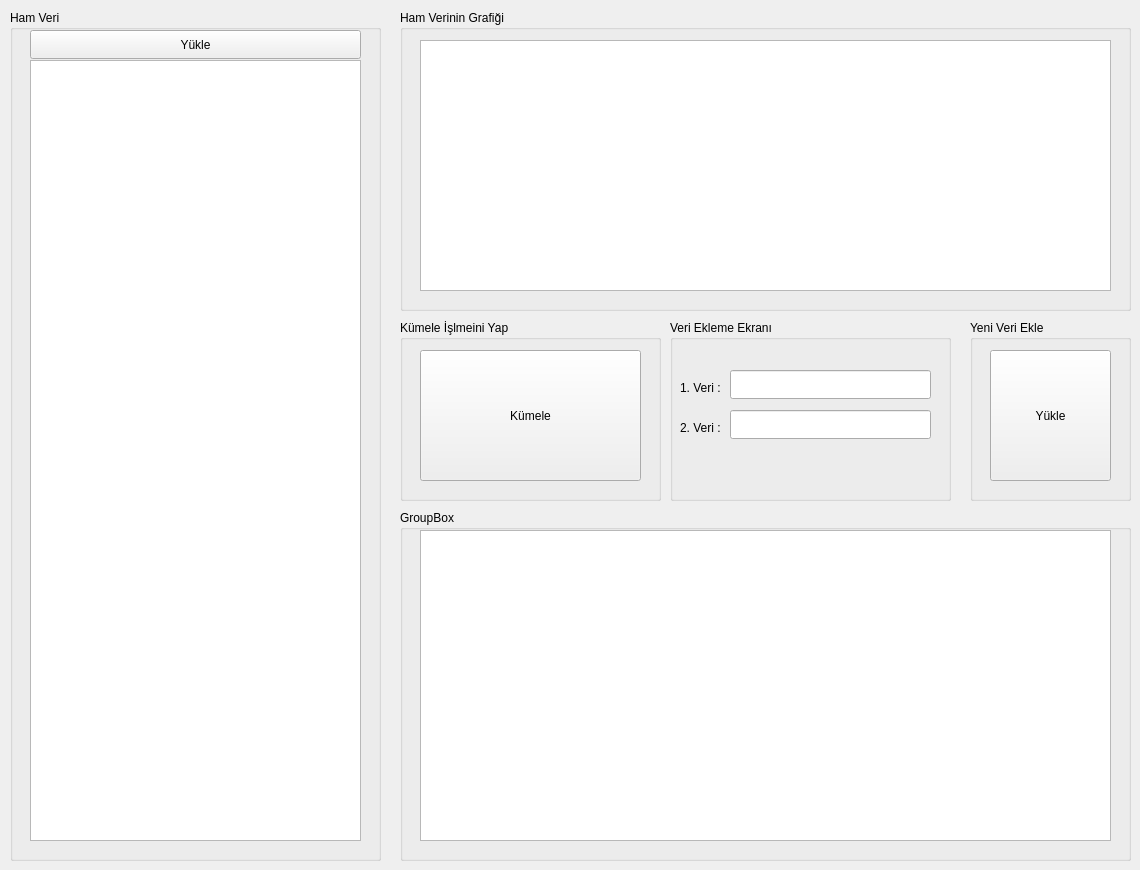
   <widget class="QWidget" name="tab_2">
    <attribute name="title">
     <string>KNN-EN YAKIN KOMŞULUK</string>
    </attribute>
    <widget class="QGroupBox" name="groupBox_10">
     <property name="geometry">
      <rect>
       <x>10</x>
       <y>10</y>
       <width>371</width>
       <height>851</height>
      </rect>
     </property>
     <property name="title">
      <string>Ham Veri</string>
     </property>
     <widget class="QTableWidget" name="twKnnVeri">
      <property name="geometry">
       <rect>
        <x>20</x>
        <y>50</y>
        <width>331</width>
        <height>781</height>
       </rect>
      </property>
     </widget>
     <widget class="QPushButton" name="btnKnnVeriYukle">
      <property name="geometry">
       <rect>
        <x>20</x>
        <y>20</y>
        <width>331</width>
        <height>29</height>
       </rect>
      </property>
      <property name="text">
       <string>Yükle</string>
      </property>
     </widget>
    </widget>
    <widget class="QGroupBox" name="groupBox_11">
     <property name="geometry">
      <rect>
       <x>400</x>
       <y>10</y>
       <width>731</width>
       <height>301</height>
      </rect>
     </property>
     <property name="title">
      <string>Ham Verinin Grafiği</string>
     </property>
     <widget class="QGraphicsView" name="gvKnnVeriGrafigi">
      <property name="geometry">
       <rect>
        <x>20</x>
        <y>30</y>
        <width>691</width>
        <height>251</height>
       </rect>
      </property>
     </widget>
    </widget>
    <widget class="QGroupBox" name="groupBox_12">
     <property name="geometry">
      <rect>
       <x>670</x>
       <y>320</y>
       <width>281</width>
       <height>181</height>
      </rect>
     </property>
     <property name="title">
      <string>Veri Ekleme Ekranı </string>
     </property>
     <widget class="QLineEdit" name="leKnnVeri1">
      <property name="geometry">
       <rect>
        <x>60</x>
        <y>50</y>
        <width>201</width>
        <height>29</height>
       </rect>
      </property>
     </widget>
     <widget class="QLineEdit" name="leKnnVeri2">
      <property name="geometry">
       <rect>
        <x>60</x>
        <y>90</y>
        <width>201</width>
        <height>29</height>
       </rect>
      </property>
     </widget>
     <widget class="QLabel" name="label_5">
      <property name="geometry">
       <rect>
        <x>10</x>
        <y>60</y>
        <width>51</width>
        <height>16</height>
       </rect>
      </property>
      <property name="text">
       <string>1. Veri :</string>
      </property>
     </widget>
     <widget class="QLabel" name="label_8">
      <property name="geometry">
       <rect>
        <x>10</x>
        <y>100</y>
        <width>51</width>
        <height>16</height>
       </rect>
      </property>
      <property name="text">
       <string>2. Veri :</string>
      </property>
     </widget>
    </widget>
    <widget class="QGroupBox" name="groupBox_14">
     <property name="geometry">
      <rect>
       <x>400</x>
       <y>510</y>
       <width>731</width>
       <height>351</height>
      </rect>
     </property>
     <property name="title">
      <string>GroupBox</string>
     </property>
     <widget class="QGraphicsView" name="gvKnnSonucGrafigi">
      <property name="geometry">
       <rect>
        <x>20</x>
        <y>20</y>
        <width>691</width>
        <height>311</height>
       </rect>
      </property>
     </widget>
    </widget>
    <widget class="QGroupBox" name="groupBox_13">
     <property name="geometry">
      <rect>
       <x>400</x>
       <y>320</y>
       <width>261</width>
       <height>181</height>
      </rect>
     </property>
     <property name="title">
      <string>Kümele İşlmeini Yap</string>
     </property>
     <widget class="QPushButton" name="btnKnnKumele">
      <property name="geometry">
       <rect>
        <x>20</x>
        <y>30</y>
        <width>221</width>
        <height>131</height>
       </rect>
      </property>
      <property name="text">
       <string>Kümele</string>
      </property>
     </widget>
    </widget>
    <widget class="QGroupBox" name="groupBox_15">
     <property name="geometry">
      <rect>
       <x>970</x>
       <y>320</y>
       <width>161</width>
       <height>181</height>
      </rect>
     </property>
     <property name="title">
      <string>Yeni Veri Ekle</string>
     </property>
     <widget class="QPushButton" name="btnKnnYeniVeriEkleme">
      <property name="geometry">
       <rect>
        <x>20</x>
        <y>30</y>
        <width>121</width>
        <height>131</height>
       </rect>
      </property>
      <property name="text">
       <string>Yükle</string>
      </property>
     </widget>
    </widget>
   </widget>
